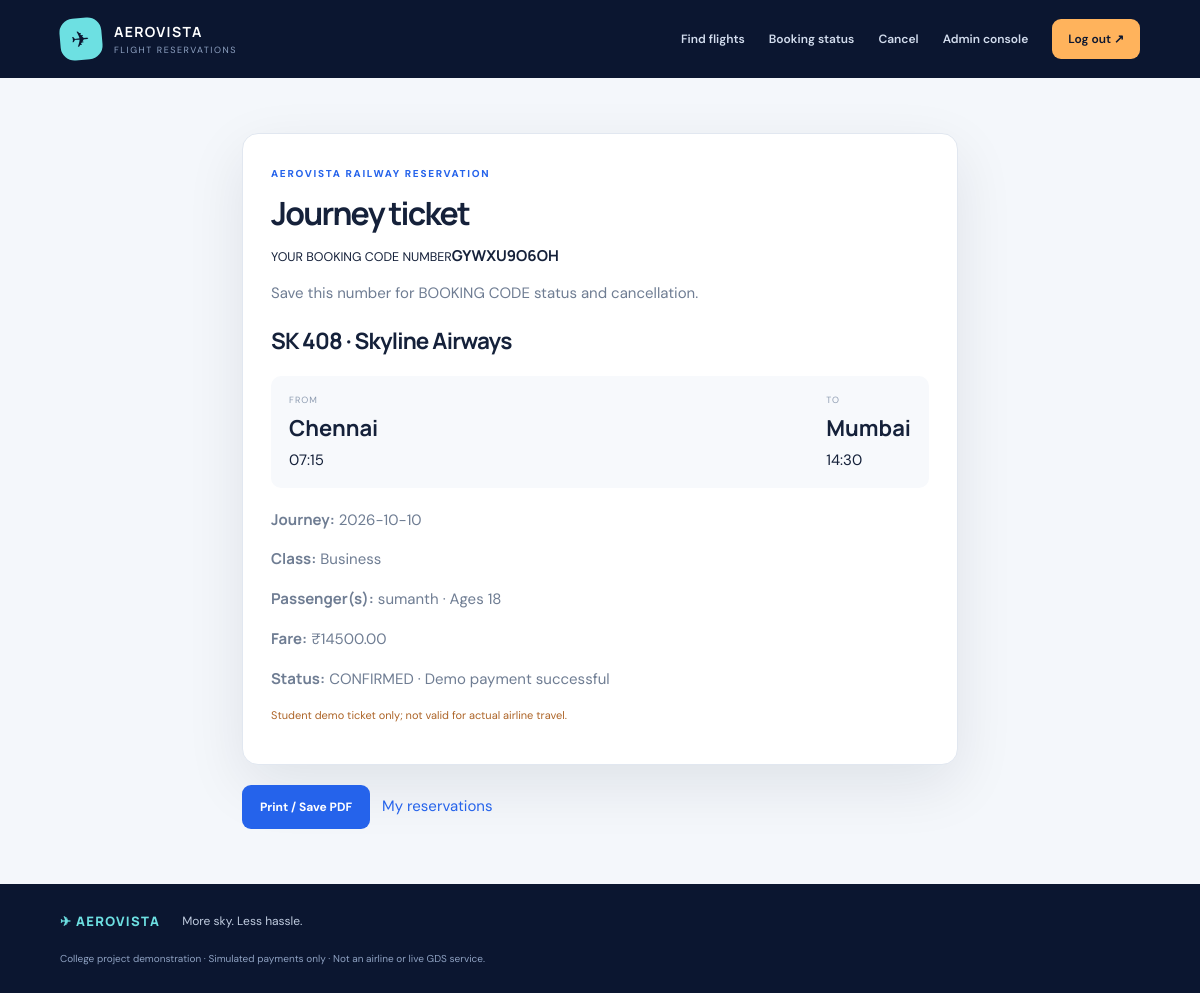
/ticket/GYWXU9O6OH (signed in), run on the app's committed database.
### tables this page shows
CREATE TABLE bookings(id INTEGER PRIMARY KEY,booking_code TEXT UNIQUE NOT NULL,user_id INTEGER REFERENCES users(id),flight_id INTEGER REFERENCES flights(id),class_name TEXT,journey_date TEXT,passenger_names TEXT,passenger_ages TEXT,passenger_count INTEGER,total_fare REAL,status TEXT DEFAULT 'CONFIRMED',payment_mode TEXT,payment_status TEXT,refund_amount REAL DEFAULT 0,created_at TEXT DEFAULT CURRENT_TIMESTAMP);

CREATE TABLE flights(id INTEGER PRIMARY KEY,number TEXT UNIQUE NOT NULL,name TEXT NOT NULL,origin TEXT NOT NULL,destination TEXT NOT NULL,departure TEXT NOT NULL,arrival TEXT NOT NULL,journey_date TEXT NOT NULL,zone TEXT DEFAULT 'South',active INTEGER DEFAULT 1);

### app.py (the view)
@app.route("/ticket/<booking_code>")
@login_required
def ticket(booking_code):
 with db() as c: b=c.execute("SELECT b.*,t.number,t.name flight_name,t.origin,t.destination,t.departure,t.arrival FROM bookings b JOIN flights t ON t.id=b.flight_id WHERE booking_code=?",(booking_code.upper(),)).fetchone()
 if not b or (b["user_id"]!=me()["id"] and me()["role"]!="admin"): abort(404)
 return render_template("ticket.html",b=b)

### app.py (called while the page is built)
def db():
 c=sqlite3.connect(DB); c.row_factory=sqlite3.Row; c.execute("PRAGMA foreign_keys=ON"); return c

def me():
 if not session.get("uid"): return None
 with db() as c: return c.execute("SELECT id,name,email,role FROM users WHERE id=?",(session["uid"],)).fetchone()

def login_required(f):
 @wraps(f)
 def w(*a,**k):
  if not me(): flash("Please log in first.","warning"); return redirect(url_for("login"))
  return f(*a,**k)
 return w

@app.context_processor
def ctx(): return {"current_user":me(),"today":date.today().isoformat()}

### templates/ticket.html
{% extends "base.html" %}{% block content %}<section class="narrow"><article class="ticket" id="ticket"><span class="eyebrow">AEROVISTA RAILWAY RESERVATION</span><h1>Journey ticket</h1><div class="booking_code"><small>YOUR BOOKING CODE NUMBER</small><strong>{{ b.booking_code }}</strong><p>Save this number for BOOKING CODE status and cancellation.</p></div><h2>{{ b.number }} · {{ b.flight_name }}</h2><div class="route"><div><small>FROM</small><b>{{ b.origin }}</b>{{ b.departure }}</div><div><small>TO</small><b>{{ b.destination }}</b>{{ b.arrival }}</div></div><p><b>Journey:</b> {{ b.journey_date }}</p><p><b>Class:</b> {{ b.class_name }}</p><p><b>Passenger(s):</b> {{ b.passenger_names }} · Ages {{ b.passenger_ages }}</p><p><b>Fare:</b> ₹{{ "%.2f"|format(b.total_fare) }}</p><p><b>Status:</b> {{ b.status }} · {{ b.payment_status }}</p><p class="warningtext">Student demo ticket only; not valid for actual airline travel.</p></article><button class="btn" onclick="window.print()">Print / Save PDF</button><a href="{{ url_for('reservations') }}">My reservations</a></section>{% endblock %}

### static/style.css (style rules this page uses)
:root { --navy:#0b1630;--navy2:#13264a;--blue:#2563eb;--cyan:#6de0e2;--orange:#ffb35c;--ink:#15213a;--muted:#6f7d93;--paper:#f4f7fb;--line:#e1e7f0;--white:#fff;--shadow:0 20px 60px rgba(11,22,48,.09) }
* { box-sizing:border-box }
html { scroll-behavior:smooth }
body { margin:0;background:var(--paper);color:var(--ink);font-family:'DM Sans',sans-serif;font-size:15px }
a { color:var(--blue);text-decoration:none }
h1,h2,h3,b,strong { font-family:Manrope,'DM Sans',sans-serif }
h1 { font-size:clamp(2.2rem,5vw,4.3rem);letter-spacing:-.055em;line-height:1.04;margin:15px 0 }
h2 { letter-spacing:-.035em }
p { line-height:1.65;color:var(--muted) }
.btn { display:inline-flex;justify-content:center;align-items:center;gap:12px;border:0;border-radius:9px;padding:14px 18px;background:var(--blue);color:white;font:700 12px 'DM Sans';cursor:pointer;transition:transform .15s,background .15s }
.eyebrow { font-size:10px;font-weight:800;letter-spacing:.17em;color:var(--blue) }
.narrow { max-width:760px;margin:55px auto;padding:0 22px }
.route { display:flex;justify-content:space-between;gap:20px;margin:20px 0 }
.route>div { display:flex;flex-direction:column;gap:7px }
.route small { font-size:9px;color:#8d9bb0;letter-spacing:.12em }
.route b { font-size:22px }
.ticket { background:white;border:1px solid var(--line);border-radius:16px;padding:28px;margin-bottom:20px;box-shadow:var(--shadow) }
.ticket h1 { font-size:32px }
.ticket .route { background:#f7f9fc;padding:18px;border-radius:10px }
.warningtext { color:#ad6427;font-size:11px }
.narrow>.btn { margin-right:12px }

### data on the page
bookings: booking_code "GYWXU9O6OH", journey_date "2026-10-10", class_name "Business", passenger_names "sumanth", passenger_ages "18", total_fare "14500.00", status "CONFIRMED", payment_status "Demo payment successful"
flights: number "SK 408", flight_name "Skyline Airways", origin "Chennai", departure "07:15", destination "Mumbai", arrival "14:30"
